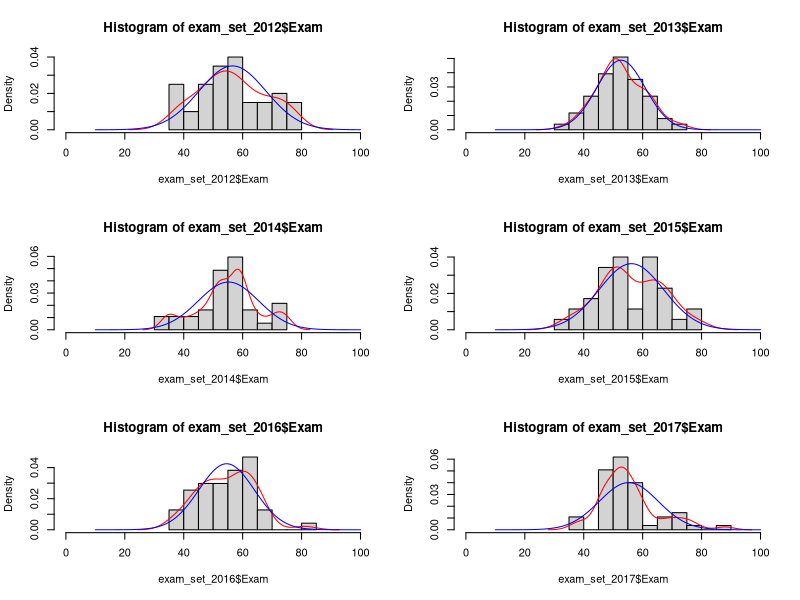
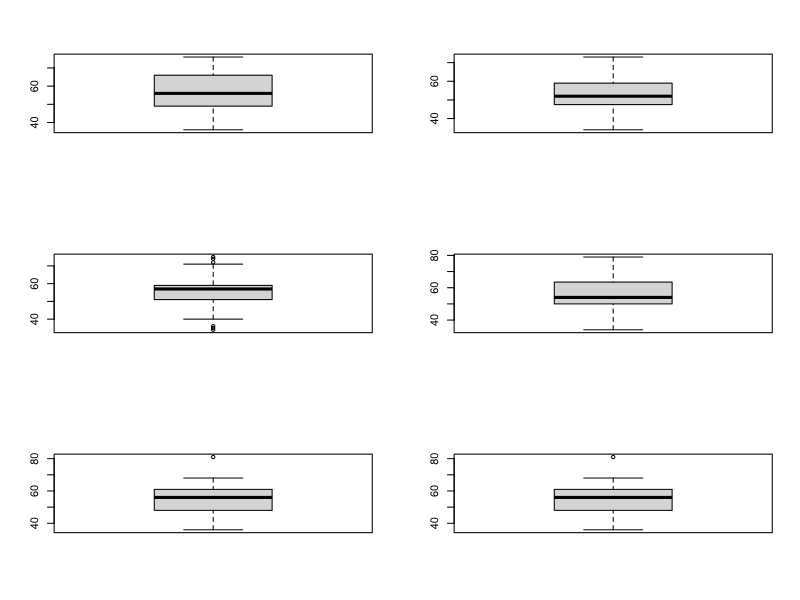
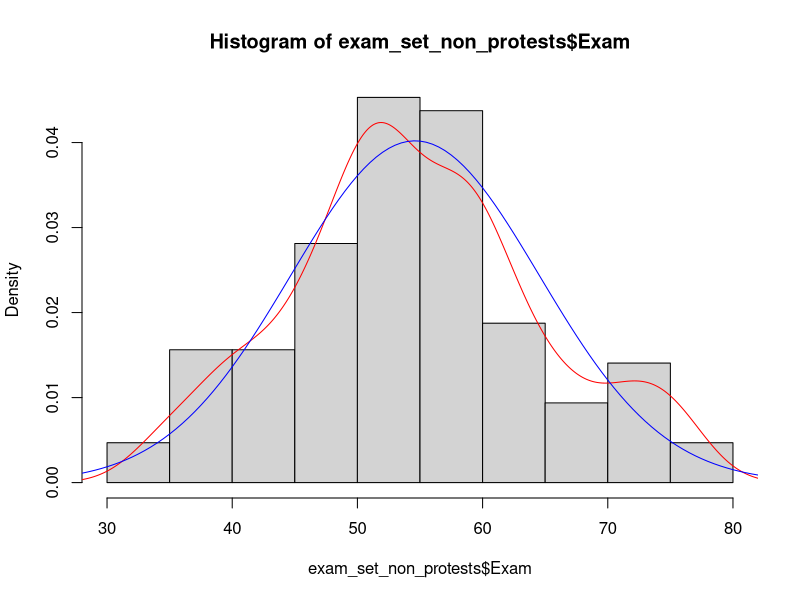
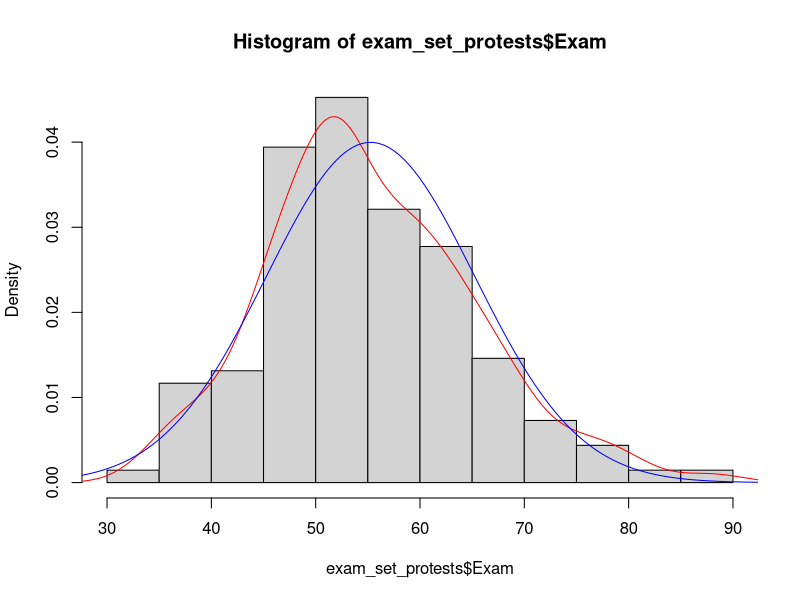

R code for these plots, in order: (Note: this script raises an error after producing the figures.)
rm(list = ls())

BUS4027W_data=read.csv("BUS4027W.xlsx", header = TRUE, sep = ";" )

#need to remove the NA observations
BUS4027W_data<-na.omit(BUS4027W_data)
attach(BUS4027W_data)

ID = BUS4027W_data[2]
exam_set = cbind(BUS4027W_data[1],BUS4027W_data[2], BUS4027W_data[4])

#creating the datasets for exam results
exam_set_2012 = exam_set[which(exam_set$RegAcadYear=="2012"),][-1]
exam_set_2013 = exam_set[which(exam_set$RegAcadYear=="2013"),][-1]
exam_set_2014 = exam_set[which(exam_set$RegAcadYear=="2014"),][-1]
exam_set_2015 = exam_set[which(exam_set$RegAcadYear=="2015"),][-1]
exam_set_2016 = exam_set[which(exam_set$RegAcadYear=="2016"),][-1]
exam_set_2017 = exam_set[which(exam_set$RegAcadYear=="2017"),][-1]

exam_set_non_protests = rbind(exam_set_2012, exam_set_2013, exam_set_2014)
exam_set_protests = rbind(exam_set_2015,exam_set_2016,exam_set_2017)

#plotting the histograms with curves fitted above it
par(mfrow=c(3,2))

hist(exam_set_2012$Exam,freq = FALSE, breaks = 10,xlim=c(0,100))
lines(density(exam_set_2012$Exam), col="red")
lines(seq(10, 100, by=.5), dnorm(seq(10, 100, by=.5),mean(exam_set_2012$Exam), sd(exam_set_2012$Exam)), col="blue")

hist(exam_set_2013$Exam,freq = FALSE, breaks = 10,xlim=c(0,100))
lines(density(exam_set_2013$Exam), col="red")
lines(seq(10, 100, by=.5), dnorm(seq(10, 100, by=.5),mean(exam_set_2013$Exam), sd(exam_set_2013$Exam)), col="blue")

hist(exam_set_2014$Exam,freq = FALSE, breaks = 10,xlim=c(0,100))
lines(density(exam_set_2014$Exam), col="red")
lines(seq(10, 100, by=.5), dnorm(seq(10, 100, by=.5),mean(exam_set_2014$Exam), sd(exam_set_2014$Exam)), col="blue")

hist(exam_set_2015$Exam,freq = FALSE, breaks = 10,xlim=c(0,100))
lines(density(exam_set_2015$Exam), col="red")
lines(seq(10, 100, by=.5), dnorm(seq(10, 100, by=.5),mean(exam_set_2015$Exam), sd(exam_set_2015$Exam)), col="blue")

hist(exam_set_2016$Exam,freq = FALSE, breaks = 10,xlim=c(0,100))
lines(density(exam_set_2016$Exam), col="red")
lines(seq(10, 100, by=.5), dnorm(seq(10, 100, by=.5),mean(exam_set_2016$Exam), sd(exam_set_2016$Exam)), col="blue")

hist(exam_set_2017$Exam,freq = FALSE, breaks = 10,xlim=c(0,100))
lines(density(exam_set_2017$Exam), col="red")
lines(seq(10, 100, by=.5), dnorm(seq(10, 100, by=.5),mean(exam_set_2017$Exam), sd(exam_set_2017$Exam)), col="blue")

boxplot(exam_set_2012$Exam)
boxplot(exam_set_2013$Exam)
boxplot(exam_set_2014$Exam)
boxplot(exam_set_2015$Exam)
boxplot(exam_set_2016$Exam)
boxplot(exam_set_2016$Exam)

par(mfrow=c(1,1))
hist(exam_set_non_protests$Exam,freq = FALSE, breaks = 10)
lines(density(exam_set_non_protests$Exam), col="red")
lines(seq(-40, 400, by=.5), dnorm(seq(-40, 400, by=.5),mean(exam_set_non_protests$Exam), sd(exam_set_non_protests$Exam)), col="blue")

hist(exam_set_protests$Exam,freq = FALSE, breaks = 10)
lines(density(exam_set_protests$Exam), col="red")
lines(seq(-40, 400, by=.5), dnorm(seq(-40, 400, by=.5),mean(exam_set_protests$Exam), sd(exam_set_protests$Exam)), col="blue")

#testing for normallity 
shapiro.test(exam_set_2012$Exam) #p is low, reject normality
ks.test((exam_set_2012$Exam - mean(exam_set_2012$Exam))/sd(exam_set_2012$Exam), 
        "pnorm") #KS says normal

shapiro.test(exam_set_2013$Exam) #p=0.24, accept normality
ks.test((exam_set_2013$Exam - mean(exam_set_2013$Exam))/sd(exam_set_2013$Exam),
        "pnorm") #p=0.6074

shapiro.test(exam_set_2014$Exam) #p=0.69, accept normality
ks.test((exam_set_2014$Exam - mean(exam_set_2014$Exam))/sd(exam_set_2014$Exam), 
        "pnorm") #p=0.9143

shapiro.test(exam_set_2015$Exam) 
ks.test((exam_set_2015$Exam - mean(exam_set_2015$Exam))/sd(exam_set_2015$Exam), 
        "pnorm")

shapiro.test(exam_set_2016$Exam)
ks.test((exam_set_2016$Exam - mean(exam_set_2016$Exam))/sd(exam_set_2016$Exam), "pnorm")

shapiro.test(exam_set_2017$Exam)
ks.test((exam_set_2017$Exam - mean(exam_set_2017$Exam))/sd(exam_set_2017$Exam), "pnorm")

shapiro.test(exam_set_non_protests$Exam)
ks.test((exam_set_non_protests$Exam - mean(exam_set_non_protests$Exam))/sd(exam_set_non_protests$Exam), "pnorm")

shapiro.test(exam_set_protests$Exam)
ks.test((exam_set_protests$Exam - mean(exam_set_protests$Exam))/sd(exam_set_protests$Exam), "pnorm")
# ks.test(exam_set_protests$Exam.Mark,exam_set_non_protests$Exam.Mark) #shows same distribution

qqPlot(exam_set_protests$Exam)

wilcox.test(exam_set_non_protests$Exam,exam_set_protests$Exam)
#f the p-value is greater than the chosen alpha level, 
#then the null hypothesis that the data came from a normally distributed population can not be rejected
#seems that all are normally dbn except 2012 (and the protest data)

#comparing exam results of different years

#finding the means and sd
mean2012 = mean(exam_set_2012$Exam)
mean2013 = mean(exam_set_2013$Exam)
mean2014 = mean(exam_set_2014$Exam)
mean2015 = mean(exam_set_2015$Exam)
mean2016 = mean(exam_set_2016$Exam)
mean2017 = mean(exam_set_2017$Exam)
mean_non_protests = mean(exam_set_non_protests$Exam)
mean_protests = mean(exam_set_protests$Exam)

sd2012 = sd(exam_set_2012$Exam)
sd2013 = sd(exam_set_2013$Exam)
sd2014 = sd(exam_set_2014$Exam)
sd2015 = sd(exam_set_2015$Exam)
sd2016 = sd(exam_set_2016$Exam)
sd2017 = sd(exam_set_2017$Exam)
sd_non_protests =  sd(exam_set_non_protests$Exam)
sd_protests =  sd(exam_set_protests$Exam)

n1=length(exam_set_protests$Exam)-1 #these are the length less one
n2=length(exam_set_non_protests$Exam)-1

#######
#need to do non-parametic since non-protest is not normally dist
var.test(exam_set_protests$Exam,exam_set_non_protests$Exam, alternative = "two.sided")

F_non_protests_to_protests = (sd_protests^2)/(sd_non_protests^2)
F_test_stat_.1 =  qf(.95, df1=n1, df2=n2)
F_test_stat_.05 =  qf(.975, df1=n1, df2=n2)
F_test_stat_.01 =  qf(.995, df1=n1, df2=n2) #we can see that same variance at the 5% level but not at the 10%

#use function t.test, if the variance is not equal, change the arg "var.equal=FALSE"
t.test(exam_set_protests$Exam,exam_set_non_protests$Exam, alternative = "two.sided",var.equal = TRUE)

pulled_var = ((n1*sd_protests^2)+(n2*sd_non_protests^2))/(n1+n2)
pulled_sd = sqrt(pulled_var)
t_stat = (mean_non_protests-mean_protests)/(pulled_sd*sqrt((1/n1) + (1/n2)))
T_test_stat_.1 = qt(0.95, df= n1+n2)
T_test_stat_.05 = qt(0.975, df= n1+n2)
T_test_stat_.01 = qt(0.995, df= n1+n2) #there is no difference between the overall marks from protest years to non-protest years F and T tests, but data is not normal
#######

exam_set2 = cbind(BUS4027W_data[1],BUS4027W_data[2], BUS4027W_data[4],BUS4027W_data[5] ,BUS4027W_data[7], BUS4027W_data[11], BUS4027W_data[12], BUS4027W_data[14])

##### creating the datasets for exam results for gender devision
exam_set2_2012 = exam_set2[which(exam_set2$RegAcadYear=="2012"),][-1][-1]
exam_set2_2013 = exam_set2[which(exam_set2$RegAcadYear=="2013"),][-1][-1]
exam_set2_2014 = exam_set2[which(exam_set2$RegAcadYear=="2014"),][-1][-1]
exam_set2_2015 = exam_set2[which(exam_set2$RegAcadYear=="2015"),][-1][-1]
exam_set2_2016 = exam_set2[which(exam_set2$RegAcadYear=="2016"),][-1][-1]
exam_set2_2017 = exam_set2[which(exam_set2$RegAcadYear=="2017"),][-1][-1]
#####

#finding the means
mean_male_2012 = mean(exam_set2_2012[which(exam_set2_2012$Gender =="M"),1])
mean_female_2012 = mean(exam_set2_2012[which(exam_set2_2012$Gender =="F"),1])
number_male_2012 = length(exam_set2_2012[which(exam_set2_2012$Gender=="M"),1])
number_female_2012 = length(exam_set2_2012[which(exam_set2_2012$Gender=="F"),1])
average_gender_2012 = cbind(mean_male_2012,mean_female_2012)

mean_male_2013 = mean(exam_set2_2013[which(exam_set2_2013$Gender =="M"),1])
mean_female_2013 = mean(exam_set2_2013[which(exam_set2_2013$Gender =="F"),1])
number_male_2013 = length(exam_set2_2013[which(exam_set2_2013$Gender=="M"),1])
number_female_2013 = length(exam_set2_2013[which(exam_set2_2013$Gender=="F"),1])
average_gender_2013 = cbind(mean_male_2013,mean_female_2013)

mean_male_2014 = mean(exam_set2_2014[which(exam_set2_2014$Gender =="M"),1])
mean_female_2014 = mean(exam_set2_2014[which(exam_set2_2014$Gender =="F"),1])
number_male_2014 = length(exam_set2_2014[which(exam_set2_2014$Gender=="M"),1])
number_female_2014 = length(exam_set2_2014[which(exam_set2_2014$Gender=="F"),1])
average_gender_2014 = cbind(mean_male_2014,mean_female_2014)

mean_male_2015 = mean(exam_set2_2015[which(exam_set2_2015$Gender =="M"),1])
mean_female_2015 = mean(exam_set2_2015[which(exam_set2_2015$Gender =="F"),1])
number_male_2015 = length(exam_set2_2015[which(exam_set2_2015$Gender=="M"),1])
number_female_2015 = length(exam_set2_2015[which(exam_set2_2015$Gender=="F"),1])
average_gender_2015 = cbind(mean_male_2015,mean_female_2015)

mean_male_2016 = mean(exam_set2_2016[which(exam_set2_2016$Gender =="M"),1])
mean_female_2016 = mean(exam_set2_2016[which(exam_set2_2016$Gender =="F"),1])
number_male_2016 = length(exam_set2_2016[which(exam_set2_2016$Gender=="M"),1])
number_female_2016 = length(exam_set2_2016[which(exam_set2_2016$Gender=="F"),1])
average_gender_2016 = cbind(mean_male_2016,mean_female_2016)

mean_male_2017 = mean(exam_set2_2017[which(exam_set2_2017$Gender =="M"),1])
mean_female_2017 = mean(exam_set2_2017[which(exam_set2_2017$Gender =="F"),1])
number_male_2017 = length(exam_set2_2017[which(exam_set2_2017$Gender=="M"),1])
number_female_2017 = length(exam_set2_2017[which(exam_set2_2017$Gender=="F"),1])
average_gender_2017 = cbind(mean_male_2017,mean_female_2017)

total_average = c(mean(exam_set2_2012$Exam),mean(exam_set2_2013$Exam),mean(exam_set2_2014$Exam),mean(exam_set2_2015$Exam),mean(exam_set2_2016$Exam),mean(exam_set2_2017$Exam))
male_average=c(mean_male_2012,mean_male_2013,mean_male_2014,mean_male_2015,mean_male_2016,mean_male_2017)
female_average=c(mean_female_2012,mean_female_2013,mean_female_2014,mean_female_2015,mean_female_2016,mean_female_2017)
total_number_male = c(number_male_2012,number_male_2013,number_male_2014,number_male_2015,number_male_2016,number_male_2017)
total_number_female = c(number_female_2012,number_female_2013,number_female_2014,number_female_2015,number_female_2016,number_female_2017)
years=c(2012,2013,2014,2015,2016,2017)

#plotting
par(mfrow=c(1,2))
barplot(cbind(mean_male_2012,mean_male_2013,mean_male_2014,mean_male_2015,mean_male_2016,mean_male_2017),width = 0.2,ylim = c(0,70),col = c("blue","red"), xlab = "Means over the years")
barplot(cbind(mean_female_2012,mean_female_2013,mean_female_2014,mean_female_2015,mean_female_2016,mean_female_2017),width = 0.2,ylim = c(0,70),col = c("red"), xlab = "Means over the years")

plot(male_average~years, type = "p",pch=2,ylim=c(45,74))
plot(total_number_male~years, type = "p",pch=2, ylim=c(0,max(total_number_male)+5))
plot(female_average~years, type = "p",pch=2,ylim=c(45,74))
plot(total_number_female~years, type = "p",pch=2, ylim=c(0,max(total_number_female)+5))

par(mfrow=c(1,1))
plot(male_average~years,type = "p",pch=2,ylim=c(45,70))
points(female_average~years,pch=15)
points(total_average~years)

#testing differences
male_marks_non_protests = c(exam_set2_2012[which(exam_set2_2012$Gender =="M"),1] ,exam_set2_2013[which(exam_set2_2013$Gender =="M"),1],exam_set2_2014[which(exam_set2_2014$Gender =="M"),1])
female_marks_non_protests = c(exam_set2_2012[which(exam_set2_2012$Gender =="F"),1] ,exam_set2_2013[which(exam_set2_2013$Gender =="F"),1],exam_set2_2014[which(exam_set2_2014$Gender =="F"),1])
male_marks_protests = c(exam_set2_2015[which(exam_set2_2015$Gender =="M"),1],exam_set2_2016[which(exam_set2_2016$Gender =="M"),1] ,exam_set2_2017[which(exam_set2_2017$Gender =="M"),1] )
female_marks_protests = c(exam_set2_2015[which(exam_set2_2015$Gender =="F"),1],exam_set2_2016[which(exam_set2_2016$Gender =="F"),1] ,exam_set2_2017[which(exam_set2_2017$Gender =="F"),1] )

par(mfrow=c(1,2))
hist(male_marks_non_protests,freq = FALSE, breaks = 10)
lines(density(male_marks_non_protests), col="red")
lines(seq(-40, 400, by=.5), dnorm(seq(-40, 400, by=.5),mean(male_marks_non_protests), sd(male_marks_non_protests)), col="blue")
shapiro.test(male_marks_non_protests)
ks.test((male_marks_non_protests - mean(male_marks_non_protests))/sd(male_marks_non_protests), "pnorm")

hist(male_marks_protests,freq = FALSE, breaks = 10)
lines(density(male_marks_protests), col="red")
lines(seq(-40, 400, by=.5), dnorm(seq(-40, 400, by=.5),mean(male_marks_protests), sd(male_marks_protests)), col="blue")
shapiro.test(male_marks_protests)
ks.test((male_marks_protests - mean(male_marks_protests))/sd(male_marks_protests), "pnorm")

hist(female_marks_non_protests,freq = FALSE, breaks = 10)
lines(density(female_marks_non_protests), col="red")
lines(seq(-40, 400, by=.5), dnorm(seq(-40, 400, by=.5),mean(female_marks_non_protests), sd(female_marks_non_protests)), col="blue")
shapiro.test(female_marks_non_protests)
ks.test((female_marks_non_protests - mean(female_marks_non_protests))/sd(female_marks_non_protests), "pnorm")

hist(female_marks_protests,freq = FALSE, breaks = 10)
lines(density(female_marks_protests), col="red")
lines(seq(-40, 400, by=.5), dnorm(seq(-40, 400, by=.5),mean(female_marks_protests), sd(female_marks_protests)), col="blue")
shapiro.test(female_marks_protests)
ks.test((female_marks_protests - mean(female_marks_protests))/sd(female_marks_protests), "pnorm")

male_mean_non_protests = mean(male_marks_non_protests)
male_mean_protests = mean(male_marks_protests)
female_mean_non_protests = mean(female_marks_non_protests)
female_mean_protests = mean(female_marks_protests)

male_sd_non_protests = sd(male_marks_non_protests)
male_sd_protests = sd(male_marks_protests)
female_sd_non_protests = sd(female_marks_non_protests)
female_sd_protests = sd(female_marks_protests)

#####
#Cannot conduct male mean test since non protest years are not normal dist
#male test

n1=length(male_marks_non_protests)-1
n2=length(male_marks_protests)-1

F_non_protests_to_protests = (male_sd_non_protests^2)/(male_sd_protests^2)
F_test_stat_.1 =  qf(.95, df1=n1, df2=n2)
F_test_stat_.05 =  qf(.975, df1=n1, df2=n2)
F_test_stat_.01 =  qf(.995, df1=n1, df2=n2) #we cannot say they have the same variance

#t_stat = (male_mean_non_protests-male_mean_protests)/(sqrt((male_sd_non_protests^2/n1) + (male_sd_protests^2/n2)))
#n = (((male_sd_non_protests^2/(n1+1))+(male_sd_protests^2/(n2+1)))^2)/((((male_sd_non_protests^2/(n1+1))^2)/(n1+2))+(((male_sd_protests^2/(n2+1))^2)/(n2+2))) - 2

pulled_var = ((n1*male_sd_non_protests^2)+(n2*male_sd_protests^2))/(n1+n2)
pulled_sd = sqrt(pulled_var)
t_stat = (male_mean_non_protests-male_mean_protests)/(pulled_sd*sqrt((1/n1) + (1/n2)))
T_test_stat_.1 = qt(0.95, df= n1+n2)
T_test_stat_.05 = qt(0.975, df= n1+n2)
T_test_stat_.01 = qt(0.995, df= n1+n2) #no difference male test
#####
#female test

n1=length(female_marks_protests)-1
n2=length(female_marks_non_protests)-1

var.test(female_marks_non_protests, female_marks_protests, alternative = "two.sided")
#variance are equal

F_non_protests_to_protests = (female_sd_protests^2)/(female_sd_non_protests^2)
F_test_stat_.1 =  qf(.95, df1=n1, df2=n2)
F_test_stat_.05 =  qf(.975, df1=n1, df2=n2)
F_test_stat_.01 =  qf(.995, df1=n1, df2=n2) #we can say same variacne

pulled_var = ((n1*female_sd_protests^2)+(n2*female_sd_non_protests^2))/(n1+n2)
pulled_sd = sqrt(pulled_var)

t.test(female_marks_non_protests, female_marks_protests, alternative = "two.sided", var.equal = TRUE)
#p=0.4148.. there is a differences in the mean


t_stat = (female_mean_protests-female_mean_non_protests)/(pulled_sd*sqrt((1/n1) + (1/n2)))
T_test_stat_.1 = qt(0.95, df= n1+n2)
T_test_stat_.05 = qt(0.975, df= n1+n2)
T_test_stat_.01 = qt(0.995, df= n1+n2) #no differnce in means

#no change in mark for gender

#colour devisions:

mean_black_2012 = mean(exam_set2_2012[which(exam_set2_2012$Population.Group =="Black"),1])
number_black_2012 = length(exam_set2_2012[which(exam_set2_2012$Population.Group =="Black"),1])
mean_chinese_2012 = mean(exam_set2_2012[which(exam_set2_2012$Population.Group =="Chinese"),1])
number_chinese_2012 = length(exam_set2_2012[which(exam_set2_2012$Population.Group =="Chinese"),1])
mean_coloured_2012 = mean(exam_set2_2012[which(exam_set2_2012$Population.Group =="Coloured"),1])
number_coloured_2012 = length(exam_set2_2012[which(exam_set2_2012$Population.Group =="Coloured"),1])
mean_indian_2012 = mean(exam_set2_2012[which(exam_set2_2012$Population.Group =="Indian"),1])
number_indian_2012 = length(exam_set2_2012[which(exam_set2_2012$Population.Group =="Indian"),1])
mean_white_2012 = mean(exam_set2_2012[which(exam_set2_2012$Population.Group =="White"),1])
number_white_2012 = length(exam_set2_2012[which(exam_set2_2012$Population.Group =="White"),1])

mean_black_2013 = mean(exam_set2_2013[which(exam_set2_2013$Population.Group =="Black"),1])
number_black_2013 = length(exam_set2_2013[which(exam_set2_2013$Population.Group =="Black"),1])
mean_chinese_2013 = mean(exam_set2_2013[which(exam_set2_2013$Population.Group =="Chinese"),1])
number_chinese_2013 = length(exam_set2_2013[which(exam_set2_2013$Population.Group =="Chinese"),1])
mean_coloured_2013 = mean(exam_set2_2013[which(exam_set2_2013$Population.Group =="Coloured"),1])
number_coloured_2013 = length(exam_set2_2013[which(exam_set2_2013$Population.Group =="Coloured"),1])
mean_indian_2013 = mean(exam_set2_2013[which(exam_set2_2013$Population.Group =="Indian"),1])
number_indian_2013 = length(exam_set2_2012[which(exam_set2_2012$Population.Group =="Indian"),1])
mean_white_2013 = mean(exam_set2_2013[which(exam_set2_2013$Population.Group =="White"),1])
number_white_2013 = length(exam_set2_2012[which(exam_set2_2012$Population.Group =="White"),1])

mean_black_2014 = mean(exam_set2_2014[which(exam_set2_2014$Population.Group =="Black"),1])
number_black_2014 = length(exam_set2_2014[which(exam_set2_2014$Population.Group =="Black"),1])
mean_chinese_2014 = mean(exam_set2_2014[which(exam_set2_2014$Population.Group =="Chinese"),1])
number_chinese_2014 = length(exam_set2_2014[which(exam_set2_2014$Population.Group =="Chinese"),1])
mean_coloured_2014 = mean(exam_set2_2014[which(exam_set2_2014$Population.Group =="Coloured"),1])
number_coloured_2014 = length(exam_set2_2014[which(exam_set2_2014$Population.Group =="Coloured"),1])
mean_indian_2014 = mean(exam_set2_2014[which(exam_set2_2014$Population.Group =="Indian"),1])
number_indian_2014 = length(exam_set2_2014[which(exam_set2_2014$Population.Group =="Indian"),1])
mean_white_2014 = mean(exam_set2_2014[which(exam_set2_2014$Population.Group =="White"),1])
number_white_2014 = length(exam_set2_2014[which(exam_set2_2014$Population.Group =="White"),1])

mean_black_2015 = mean(exam_set2_2015[which(exam_set2_2015$Population.Group =="Black"),1])
number_black_2015 = length(exam_set2_2015[which(exam_set2_2015$Population.Group =="Black"),1])
mean_chinese_2015 = mean(exam_set2_2015[which(exam_set2_2015$Population.Group =="Chinese"),1])
number_chinese_2015 = length(exam_set2_2015[which(exam_set2_2015$Population.Group =="Chinese"),1])
mean_coloured_2015 = mean(exam_set2_2015[which(exam_set2_2015$Population.Group =="Coloured"),1])
number_coloured_2015 = length(exam_set2_2015[which(exam_set2_2015$Population.Group =="Coloured"),1])
mean_indian_2015 = mean(exam_set2_2015[which(exam_set2_2015$Population.Group =="Indian"),1])
number_indian_2015 = length(exam_set2_2015[which(exam_set2_2015$Population.Group =="Indian"),1])
mean_white_2015 = mean(exam_set2_2015[which(exam_set2_2015$Population.Group =="White"),1])
number_white_2015 = length(exam_set2_2015[which(exam_set2_2015$Population.Group =="White"),1])

mean_black_2016 = mean(exam_set2_2016[which(exam_set2_2016$Population.Group =="Black"),1])
number_black_2016 = length(exam_set2_2016[which(exam_set2_2016$Population.Group =="Black"),1])
mean_chinese_2016 = mean(exam_set2_2016[which(exam_set2_2016$Population.Group =="Chinese"),1])
number_chinese_2016 = length(exam_set2_2016[which(exam_set2_2016$Population.Group =="Chinese"),1])
mean_coloured_2016 = mean(exam_set2_2016[which(exam_set2_2016$Population.Group =="Coloured"),1])
number_coloured_2016 = length(exam_set2_2016[which(exam_set2_2016$Population.Group =="Coloured"),1])
mean_indian_2016 = mean(exam_set2_2016[which(exam_set2_2016$Population.Group =="Indian"),1])
number_indian_2016 = length(exam_set2_2016[which(exam_set2_2016$Population.Group =="Indian"),1])
mean_white_2016 = mean(exam_set2_2016[which(exam_set2_2016$Population.Group =="White"),1])
number_white_2016 = length(exam_set2_2016[which(exam_set2_2016$Population.Group =="White"),1])

mean_black_2017 = mean(exam_set2_2017[which(exam_set2_2017$Population.Group =="Black"),1])
number_black_2017 = length(exam_set2_2017[which(exam_set2_2017$Population.Group =="Black"),1])
mean_chinese_2017 = mean(exam_set2_2017[which(exam_set2_2017$Population.Group =="Chinese"),1])
number_chinese_2017 = length(exam_set2_2017[which(exam_set2_2017$Population.Group =="Chinese"),1])
mean_coloured_2017 = mean(exam_set2_2017[which(exam_set2_2017$Population.Group =="Coloured"),1])
number_coloured_2017 = length(exam_set2_2017[which(exam_set2_2017$Population.Group =="Coloured"),1])
mean_indian_2017 = mean(exam_set2_2017[which(exam_set2_2017$Population.Group =="Indian"),1])
number_indian_2017 = length(exam_set2_2017[which(exam_set2_2017$Population.Group =="Indian"),1])
mean_white_2017 = mean(exam_set2_2017[which(exam_set2_2017$Population.Group =="White"),1])
number_white_2017 = length(exam_set2_2017[which(exam_set2_2017$Population.Group =="White"),1])

black_average=c(mean_black_2012,mean_black_2013,mean_black_2014,mean_black_2015,mean_black_2016,mean_black_2017)
chinese_average=c(mean_chinese_2012,mean_chinese_2013,mean_chinese_2014,mean_chinese_2015,mean_chinese_2016,mean_chinese_2017)
coloured_average=c(mean_coloured_2012,mean_coloured_2013,mean_coloured_2014,mean_coloured_2015,mean_coloured_2016,mean_coloured_2017)
indian_average = c(mean_indian_2012,mean_indian_2013,mean_indian_2014,mean_indian_2015,mean_indian_2016,mean_indian_2017)
white_average = c(mean_white_2012,mean_white_2013,mean_white_2014,mean_white_2015,mean_white_2016,mean_white_2017)

black_number = c(number_black_2012,number_black_2013,number_black_2014,number_black_2015,number_black_2016,number_black_2017)
chinese_number = c(number_chinese_2012,number_chinese_2013,number_chinese_2014,number_chinese_2015,number_chinese_2016,number_chinese_2017)
coloured_number = c(number_coloured_2012,number_coloured_2013, number_coloured_2014, number_coloured_2015,number_coloured_2016,number_coloured_2017)
indian_number = c(number_indian_2012,number_indian_2013,number_indian_2014,number_indian_2015,number_indian_2016,number_indian_2017)
white_number = c(number_white_2012,number_white_2013,number_white_2014,number_white_2015,number_white_2016,number_white_2017)

years=c(2012,2013,2014,2015,2016,2017)
par(mfrow=c(1,2))
plot(black_average~years,type = "p",pch=2,ylim=c(45,74))
plot(black_number~years,type = "p",pch=2, ylim=c(0,max(black_number)+5))
plot(chinese_average~years,type = "p",pch=2,ylim=c(45,74))
plot(chinese_number~years,type = "p",pch=2, ylim=c(0,max(chinese_number)+5))
plot(coloured_average~years,type = "p",pch=2,ylim=c(45,74))
plot(coloured_number~years,type = "p",pch=2, ylim=c(0,max(coloured_number)+5))
plot(indian_average~years,type = "p",pch=2,ylim=c(45,74))
plot(indian_number~years,type = "p",pch=2, ylim=c(0,max(indian_number)+5))
plot(white_average~years,type = "p",pch=2,ylim=c(45,74))
plot(white_number~years,type = "p",pch=2 , ylim=c(0,max(white_number)+5))

par(mfrow=c(1,1))
plot(black_average~years,type = "p",pch=1,ylim=c(45,74))
points(indian_average~years,pch=4,col="green")
points(white_average~years,pch=5,col="purple")

white_non_protests = c(exam_set2_2012[which(exam_set2_2012$Population.Group =="White"),1],exam_set2_2013[which(exam_set2_2013$Population.Group =="White"),1],exam_set2_2014[which(exam_set2_2014$Population.Group =="White"),1])
white_protests = c(exam_set2_2015[which(exam_set2_2015$Population.Group =="White"),1],exam_set2_2016[which(exam_set2_2016$Population.Group =="White"),1],exam_set2_2017[which(exam_set2_2017$Population.Group =="White"),1])
black_non_protests = c(exam_set2_2012[which(exam_set2_2012$Population.Group =="Black"),1],exam_set2_2013[which(exam_set2_2013$Population.Group =="Black"),1],exam_set2_2014[which(exam_set2_2014$Population.Group =="Black"),1])
black_protests = c(exam_set2_2015[which(exam_set2_2015$Population.Group =="Black"),1],exam_set2_2016[which(exam_set2_2016$Population.Group =="Black"),1],exam_set2_2017[which(exam_set2_2017$Population.Group =="Black"),1])
indian_non_protests = c(exam_set2_2012[which(exam_set2_2012$Population.Group =="Indian"),1],exam_set2_2013[which(exam_set2_2013$Population.Group =="Indian"),1],exam_set2_2014[which(exam_set2_2014$Population.Group =="Indian"),1])
indian_protests = c(exam_set2_2015[which(exam_set2_2015$Population.Group =="Indian"),1],exam_set2_2016[which(exam_set2_2016$Population.Group =="Indian"),1],exam_set2_2017[which(exam_set2_2017$Population.Group =="Indian"),1])

mean_white_non_protests = mean(white_non_protests)
mean_white_protest = mean(white_protests)
mean_black_non_protests = mean(black_non_protests)
mean_black_protest = mean(black_protests)
mean_indian_non_protests = mean(indian_non_protests)
mean_indian_protest = mean(indian_protests)

protests_status = c("protest","non_protest")
xx=barplot(cbind(mean_white_non_protests,mean_white_protest),ylim = c(0,70),names.arg = c("Mean white no protests","Mean white protests"))
text(x = xx, y = cbind(mean_white_non_protests,mean_white_protest),labels = round(cbind(mean_white_non_protests,mean_white_protest),4), pos = 3, cex = 0.8, col = "red")

xx=barplot(cbind(mean_black_non_protests,mean_black_protest),ylim = c(0,70),names.arg = c("Mean black no protests","Mean black protests"))
text(x = xx, y = cbind(mean_black_non_protests,mean_black_protest),labels = round(cbind(mean_black_non_protests,mean_black_protest),4), pos = 3, cex = 0.8, col = "red")

xx=barplot(cbind(mean_indian_non_protests,mean_indian_protest),ylim = c(0,70),names.arg = c("Mean indian no protests","Mean indian protests"))
text(x = xx, y = cbind(mean_indian_non_protests,mean_indian_protest),labels = round(cbind(mean_indian_non_protests,mean_indian_protest),4), pos = 3, cex = 0.8, col = "red")

hist(black_non_protests,freq = FALSE, breaks = 10)
lines(density(black_non_protests), col="red")
lines(seq(-40, 400, by=.5), dnorm(seq(-40, 400, by=.5),mean(black_non_protests), sd(black_non_protests)), col="blue")
shapiro.test(black_non_protests)
ks.test((black_non_protests - mean(black_non_protests))/sd(black_non_protests), "pnorm")

hist(black_protests,freq = FALSE, breaks = 10)
lines(density(black_protests), col="red")
lines(seq(-40, 400, by=.5), dnorm(seq(-40, 400, by=.5),mean(black_protests), sd(black_protests)), col="blue")
shapiro.test(black_protests)
ks.test((black_protests - mean(black_protests))/sd(black_protests), "pnorm")

sd_black_non_protests = sd(black_non_protests)
sd_black_protests = sd(black_protests)

n1=length(black_non_protests)-1
n2=length(black_protests)-1

var.test(black_protests, black_non_protests, alternative = "two.sided")
#equal variances

F_non_protests_to_protests = (sd_black_non_protests^2)/(sd_black_protests^2)
F_test_stat_.1 =  qf(.95, df1=n1, df2=n2)
F_test_stat_.05 =  qf(.975, df1=n1, df2=n2)
F_test_stat_.01 =  qf(.995, df1=n1, df2=n2) #we can say same variacne

pulled_var = ((n1*sd_black_non_protests ^2)+(n2*sd_black_protests^2))/(n1+n2)
pulled_sd = sqrt(pulled_var)

t.test(black_protests, black_non_protests, alternative = "two.sided", var.equal = TRUE)
#same means

t_stat = (mean_black_non_protests-mean_black_protest)/(pulled_sd*sqrt((1/n1) + (1/n2)))
T_test_stat_.1 = qt(0.95, df= n1+n2)
T_test_stat_.05 = qt(0.975, df= n1+n2)
T_test_stat_.01 = qt(0.995, df= n1+n2) #no differnce in means

#creating database for exemption createria 
exemption_set = cbind(BUS4027W_data[1],BUS4027W_data[2], BUS4027W_data[5])

exemption_set_2012 = exemption_set[which(exemption_set$RegAcadYear=="2012"),][-1]
exemption_set_2013 = exemption_set[which(exemption_set$RegAcadYear=="2013"),][-1]
exemption_set_2014 = exemption_set[which(exemption_set$RegAcadYear=="2014"),][-1]
exemption_set_2015 = exemption_set[which(exemption_set$RegAcadYear=="2015"),][-1]
exemption_set_2016 = exemption_set[which(exemption_set$RegAcadYear=="2016"),][-1]
exemption_set_2017 = exemption_set[which(exemption_set$RegAcadYear=="2017"),][-1]

number_exemption_2012 = length(which(exemption_set_2012 == "E"))
number_exemption_2013 = length(which(exemption_set_2013 == "E"))
number_exemption_2014 = length(which(exemption_set_2014 == "E"))
number_exemption_2015 = length(which(exemption_set_2015 == "E"))
number_exemption_2016 = length(which(exemption_set_2016 == "E"))
number_exemption_2017 = length(which(exemption_set_2017 == "E"))

obs_exemption_2012 = nrow(exemption_set_2012)
obs_exemption_2013 = nrow(exemption_set_2013)
obs_exemption_2014 = nrow(exemption_set_2014)
obs_exemption_2015 = nrow(exemption_set_2015)
obs_exemption_2016 = nrow(exemption_set_2016)
obs_exemption_2017 = nrow(exemption_set_2017)

prop_exemption_2012 = number_exemption_2012/obs_exemption_2012
prop_exemption_2013 = number_exemption_2013/obs_exemption_2013
prop_exemption_2014 = number_exemption_2014/obs_exemption_2014
prop_exemption_2015 = number_exemption_2015/obs_exemption_2015
prop_exemption_2016 = number_exemption_2016/obs_exemption_2016
prop_exemption_2017 = number_exemption_2017/obs_exemption_2017

#plotting exemption graphs
year = cbind(2012,2013,2014,2015,2016,2017)
total_number_exemptions = cbind(number_exemption_2012,number_exemption_2013,number_exemption_2014,number_exemption_2015,number_exemption_2016,number_exemption_2017)

total_prop_exemptions = cbind(prop_exemption_2012,prop_exemption_2013,prop_exemption_2014,prop_exemption_2015,prop_exemption_2016,prop_exemption_2017)

par(mfrow=c(1,2))
plot(year, total_number_exemptions, type = "h", ylim=c(0, 50))
plot(year, total_prop_exemptions, type = "h", ylim=c(0, .8))

par(mfrow=c(1,1))
prop_protest_years = (number_exemption_2016+number_exemption_2017+number_exemption_2015)/(obs_exemption_2016+obs_exemption_2017+obs_exemption_2015)
prop_non_portest_years = (number_exemption_2012+number_exemption_2013+number_exemption_2014)/(obs_exemption_2012+obs_exemption_2013+obs_exemption_2014)
y=c(prop_protest_years,prop_non_portest_years)
xx=barplot(as.numeric(y),ylim = c(0,0.6),names.arg = c("Protest years","No Protest years"),axisnames = TRUE )
text(x = xx, y = y,labels = round(y,4), pos = 3, cex = 0.8, col = "red")

pulled_prop = (number_exemption_2016+number_exemption_2017+number_exemption_2015+number_exemption_2012+number_exemption_2013+number_exemption_2014)/(obs_exemption_2012+obs_exemption_2013+obs_exemption_2014+obs_exemption_2016+obs_exemption_2017+obs_exemption_2015)
n1=(obs_exemption_2012+obs_exemption_2013+obs_exemption_2014)^(-1)
n2= (obs_exemption_2016+obs_exemption_2017+obs_exemption_2015)^(-1)
x = sqrt(pulled_prop*(1-pulled_prop)*(n1+n2))
test_stat = (prop_non_portest_years-prop_protest_years)/(x) #thus no strong evedience to reject h0

obs1 = number_exemption_2012+number_exemption_2013+number_exemption_2014
obs2 = number_exemption_2016+number_exemption_2017+number_exemption_2015
count1 = obs_exemption_2012+obs_exemption_2013+obs_exemption_2014
count2 = obs_exemption_2016+obs_exemption_2017+obs_exemption_2015

prop.test(c(obs1,obs2), c(count1,count2), alternative = "less")


exemption_set2 = cbind(BUS4027W_data[1],BUS4027W_data[2], BUS4027W_data[6],BUS4027W_data[9], BUS4027W_data[11], BUS4027W_data[12], BUS4027W_data[14])

#creating the datasets for exemption division stages
exemption_set2_2012 = exemption_set2[which(exemption_set2$RegAcadYear=="2012"),][-1][-1]
exemption_set2_2013 = exemption_set2[which(exemption_set2$RegAcadYear=="2013"),][-1][-1]
exemption_set2_2014 = exemption_set2[which(exemption_set2$RegAcadYear=="2014"),][-1][-1]
exemption_set2_2015 = exemption_set2[which(exemption_set2$RegAcadYear=="2015"),][-1][-1]
exemption_set2_2016 = exemption_set2[which(exemption_set2$RegAcadYear=="2016"),][-1][-1]
exemption_set2_2017 = exemption_set2[which(exemption_set2$RegAcadYear=="2017"),][-1][-1]

exemption_set2_2012 = exemption_set2_2012[which(exemption_set2_2012$Exemption=="E"),]
exemption_set2_2013 = exemption_set2_2013[which(exemption_set2_2013$Exemption=="E"),]
exemption_set2_2014 = exemption_set2_2014[which(exemption_set2_2014$Exemption=="E"),]
exemption_set2_2015 = exemption_set2_2015[which(exemption_set2_2015$Exemption=="E"),]
exemption_set2_2016 = exemption_set2_2016[which(exemption_set2_2016$Exemption=="E"),]
exemption_set2_2017 = exemption_set2_2017[which(exemption_set2_2017$Exemption=="E"),]

#finding the numbers
number_exemption_2012_male = length(exemption_set2_2012[which(exemption_set2_2012$Gender == "M"),1])
number_exemption_2012_female = length(exemption_set2_2012[which(exemption_set2_2012$Gender == "F"),1])
number_exemption_2012_black = length(exemption_set2_2012[which(exemption_set2_2012$Population.Group == "Black"),1])
number_exemption_2012_indian = length(exemption_set2_2012[which(exemption_set2_2012$Population.Group == "Indian"),1])
number_exemption_2012_white = length(exemption_set2_2012[which(exemption_set2_2012$Population.Group == "White"),1])

number_exemption_2013_male = length(exemption_set2_2013[which(exemption_set2_2013$Gender == "M"),1])
number_exemption_2013_female = length(exemption_set2_2013[which(exemption_set2_2013$Gender == "F"),1])
number_exemption_2013_black = length(exemption_set2_2013[which(exemption_set2_2013$Population.Group == "Black"),1])
number_exemption_2013_indian = length(exemption_set2_2013[which(exemption_set2_2013$Population.Group == "Indian"),1])
number_exemption_2013_white = length(exemption_set2_2013[which(exemption_set2_2013$Population.Group == "White"),1])

number_exemption_2014_male = length(exemption_set2_2014[which(exemption_set2_2014$Gender == "M"),1])
number_exemption_2014_female = length(exemption_set2_2014[which(exemption_set2_2014$Gender == "F"),1])
number_exemption_2014_black = length(exemption_set2_2014[which(exemption_set2_2014$Population.Group == "Black"),1])
number_exemption_2014_indian = length(exemption_set2_2014[which(exemption_set2_2014$Population.Group == "Indian"),1])
number_exemption_2014_white = length(exemption_set2_2014[which(exemption_set2_2014$Population.Group == "White"),1])

number_exemption_2015_male = length(exemption_set2_2015[which(exemption_set2_2015$Gender == "M"),1])
number_exemption_2015_female = length(exemption_set2_2015[which(exemption_set2_2015$Gender == "F"),1])
number_exemption_2015_black = length(exemption_set2_2015[which(exemption_set2_2015$Population.Group == "Black"),1])
number_exemption_2015_indian = length(exemption_set2_2015[which(exemption_set2_2015$Population.Group == "Indian"),1])
number_exemption_2015_white = length(exemption_set2_2015[which(exemption_set2_2015$Population.Group == "White"),1])

number_exemption_2016_male = length(exemption_set2_2016[which(exemption_set2_2016$Gender == "M"),1])
number_exemption_2016_female = length(exemption_set2_2016[which(exemption_set2_2016$Gender == "F"),1])
number_exemption_2016_black = length(exemption_set2_2016[which(exemption_set2_2016$Population.Group == "Black"),1])
number_exemption_2016_indian = length(exemption_set2_2016[which(exemption_set2_2016$Population.Group == "Indian"),1])
number_exemption_2016_white = length(exemption_set2_2016[which(exemption_set2_2016$Population.Group == "White"),1])

number_exemption_2017_male = length(exemption_set2_2017[which(exemption_set2_2017$Gender == "M"),1])
number_exemption_2017_female = length(exemption_set2_2017[which(exemption_set2_2017$Gender == "F"),1])
number_exemption_2017_black = length(exemption_set2_2017[which(exemption_set2_2017$Population.Group == "Black"),1])
number_exemption_2017_indian = length(exemption_set2_2017[which(exemption_set2_2017$Population.Group == "Indian"),1])
number_exemption_2017_white = length(exemption_set2_2017[which(exemption_set2_2017$Population.Group == "White"),1])

exemption_set2 = cbind(BUS4027W_data[1],BUS4027W_data[2], BUS4027W_data[6],BUS4027W_data[9], BUS4027W_data[11], BUS4027W_data[12], BUS4027W_data[14])

#creating the datasets for exam results for gender devision
exemption_set2_2012 = exemption_set2[which(exemption_set2$RegAcadYear=="2012"),][-1][-1]
exemption_set2_2013 = exemption_set2[which(exemption_set2$RegAcadYear=="2013"),][-1][-1]
exemption_set2_2014 = exemption_set2[which(exemption_set2$RegAcadYear=="2014"),][-1][-1]
exemption_set2_2015 = exemption_set2[which(exemption_set2$RegAcadYear=="2015"),][-1][-1]
exemption_set2_2016 = exemption_set2[which(exemption_set2$RegAcadYear=="2016"),][-1][-1]
exemption_set2_2017 = exemption_set2[which(exemption_set2$RegAcadYear=="2017"),][-1][-1]

obs_exemption_male_2012 = nrow(exemption_set2_2012[which(exemption_set2_2012$Gender=="M"),])
obs_exemption_female_2012 = nrow(exemption_set2_2012[which(exemption_set2_2012$Gender=="F"),])
obs_exemption_black_2012 = nrow(exemption_set2_2012[which(exemption_set2_2012$Population.Group=="Black"),])
obs_exemption_indian_2012 = nrow(exemption_set2_2012[which(exemption_set2_2012$Population.Group=="Indian"),])
obs_exemption_white_2012 = nrow(exemption_set2_2012[which(exemption_set2_2012$Population.Group=="White"),])

obs_exemption_male_2013 = nrow(exemption_set2_2013[which(exemption_set2_2012$Gender=="M"),])
obs_exemption_female_2013 = nrow(exemption_set2_2013[which(exemption_set2_2013$Gender=="F"),])
obs_exemption_black_2013 = nrow(exemption_set2_2013[which(exemption_set2_2013$Population.Group=="Black"),])
obs_exemption_indian_2013 = nrow(exemption_set2_2013[which(exemption_set2_2013$Population.Group=="Indian"),])
obs_exemption_white_2013 = nrow(exemption_set2_2013[which(exemption_set2_2013$Population.Group=="White"),])

obs_exemption_male_2014 = nrow(exemption_set2_2014[which(exemption_set2_2014$Gender=="M"),])
obs_exemption_female_2014 = nrow(exemption_set2_2014[which(exemption_set2_2014$Gender=="F"),])
obs_exemption_black_2014 = nrow(exemption_set2_2014[which(exemption_set2_2014$Population.Group=="Black"),])
obs_exemption_indian_2014 = nrow(exemption_set2_2014[which(exemption_set2_2014$Population.Group=="Indian"),])
obs_exemption_white_2014 = nrow(exemption_set2_2014[which(exemption_set2_2014$Population.Group=="White"),])

obs_exemption_male_2015 = nrow(exemption_set2_2015[which(exemption_set2_2015$Gender=="M"),])
obs_exemption_female_2015 = nrow(exemption_set2_2015[which(exemption_set2_2015$Gender=="F"),])
obs_exemption_black_2015 = nrow(exemption_set2_2015[which(exemption_set2_2015$Population.Group=="Black"),])
obs_exemption_indian_2015 = nrow(exemption_set2_2015[which(exemption_set2_2015$Population.Group=="Indian"),])
obs_exemption_white_2015 = nrow(exemption_set2_2015[which(exemption_set2_2015$Population.Group=="White"),])

obs_exemption_male_2016 = nrow(exemption_set2_2016[which(exemption_set2_2016$Gender=="M"),])
obs_exemption_female_2016 = nrow(exemption_set2_2016[which(exemption_set2_2016$Gender=="F"),])
obs_exemption_black_2016 = nrow(exemption_set2_2016[which(exemption_set2_2016$Population.Group=="Black"),])
obs_exemption_indian_2016 = nrow(exemption_set2_2016[which(exemption_set2_2016$Population.Group=="Indian"),])
obs_exemption_white_2016 = nrow(exemption_set2_2016[which(exemption_set2_2016$Population.Group=="White"),])

obs_exemption_male_2017 = nrow(exemption_set2_2017[which(exemption_set2_2017$Gender=="M"),])
obs_exemption_female_2017 = nrow(exemption_set2_2017[which(exemption_set2_2017$Gender=="F"),])
obs_exemption_black_2017 = nrow(exemption_set2_2017[which(exemption_set2_2017$Population.Group=="Black"),])
obs_exemption_indian_2017 = nrow(exemption_set2_2017[which(exemption_set2_2017$Population.Group=="Indian"),])
obs_exemption_white_2017 = nrow(exemption_set2_2017[which(exemption_set2_2017$Population.Group=="White"),])

prop_exemption_male_2012 = number_exemption_2012_male/obs_exemption_male_2012
prop_exemption_female_2012 = number_exemption_2012_female/obs_exemption_female_2012
prop_exemption_black_2012 = number_exemption_2012_black/obs_exemption_black_2012
prop_exemption_indian_2012 = number_exemption_2012_indian/obs_exemption_indian_2012
prop_exemption_white_2012 = number_exemption_2012_white/obs_exemption_white_2012

prop_exemption_male_2013 = number_exemption_2013_male/obs_exemption_male_2013
prop_exemption_female_2013 = number_exemption_2013_female/obs_exemption_female_2013
prop_exemption_black_2013 = number_exemption_2013_black/obs_exemption_black_2013
prop_exemption_indian_2013 = number_exemption_2013_indian/obs_exemption_indian_2013
prop_exemption_white_2013 = number_exemption_2013_white/obs_exemption_white_2013

prop_exemption_male_2014 = number_exemption_2014_male/obs_exemption_male_2014
prop_exemption_female_2014 = number_exemption_2014_female/obs_exemption_female_2014
prop_exemption_black_2014 = number_exemption_2014_black/obs_exemption_black_2014
prop_exemption_indian_2014 = number_exemption_2014_indian/obs_exemption_indian_2014
prop_exemption_white_2014 = number_exemption_2014_white/obs_exemption_white_2014

prop_exemption_male_2015 = number_exemption_2015_male/obs_exemption_male_2015
prop_exemption_female_2015 = number_exemption_2015_female/obs_exemption_female_2015
prop_exemption_black_2015 = number_exemption_2015_black/obs_exemption_black_2015
prop_exemption_indian_2015 = number_exemption_2015_indian/obs_exemption_indian_2015
prop_exemption_white_2015 = number_exemption_2015_white/obs_exemption_white_2015

prop_exemption_male_2016 = number_exemption_2016_male/obs_exemption_male_2016
prop_exemption_female_2016 = number_exemption_2016_female/obs_exemption_female_2016
prop_exemption_black_2016 = number_exemption_2016_black/obs_exemption_black_2016
prop_exemption_indian_2016 = number_exemption_2016_indian/obs_exemption_indian_2016
prop_exemption_white_2016 = number_exemption_2016_white/obs_exemption_white_2016

prop_exemption_male_2017 = number_exemption_2017_male/obs_exemption_male_2017
prop_exemption_female_2017 = number_exemption_2017_female/obs_exemption_female_2017
prop_exemption_black_2017 = number_exemption_2017_black/obs_exemption_black_2017
prop_exemption_indian_2017 = number_exemption_2017_indian/obs_exemption_indian_2017
prop_exemption_white_2017 = number_exemption_2017_white/obs_exemption_white_2017

#plotting exemption graphs
year = cbind(2012,2013,2014,2015,2016,2017)

total_number_exemptions_male = cbind(number_exemption_2012_male,number_exemption_2013_male,number_exemption_2014_male,number_exemption_2015_male,number_exemption_2016_male,number_exemption_2017_male)
total_number_exemptions_female = cbind(number_exemption_2012_female,number_exemption_2013_female,number_exemption_2014_female,number_exemption_2015_female,number_exemption_2016_female,number_exemption_2017_female)
total_number_exemptions_black = cbind(number_exemption_2012_black,number_exemption_2013_black,number_exemption_2014_black,number_exemption_2015_black,number_exemption_2016_black,number_exemption_2017_black)
total_number_exemptions_indian = cbind(number_exemption_2012_indian,number_exemption_2013_indian,number_exemption_2014_indian,number_exemption_2015_indian,number_exemption_2016_indian,number_exemption_2017_indian)
total_number_exemptions_white = cbind(number_exemption_2012_white,number_exemption_2013_white,number_exemption_2014_white,number_exemption_2015_white,number_exemption_2016_white,number_exemption_2017_white)

total_prop_exemptions_male = cbind(prop_exemption_male_2012,prop_exemption_male_2013,prop_exemption_male_2014,prop_exemption_male_2015,prop_exemption_male_2016,prop_exemption_male_2017)
total_prop_exemptions_female = cbind(prop_exemption_female_2012,prop_exemption_female_2013,prop_exemption_female_2014,prop_exemption_female_2015,prop_exemption_female_2016,prop_exemption_female_2017)
total_prop_exemptions_black = cbind(prop_exemption_black_2012,prop_exemption_black_2013,prop_exemption_black_2014,prop_exemption_black_2015,prop_exemption_black_2016,prop_exemption_black_2017)
total_prop_exemptions_indian = cbind(prop_exemption_indian_2012,prop_exemption_indian_2013,prop_exemption_indian_2014,prop_exemption_indian_2015,prop_exemption_indian_2016,prop_exemption_indian_2017)
total_prop_exemptions_white = cbind(prop_exemption_white_2012,prop_exemption_white_2013,prop_exemption_white_2014,prop_exemption_white_2015,prop_exemption_white_2016,prop_exemption_white_2017)

par(mfrow=c(1,2))
plot(year, total_number_exemptions_male, type = "h", ylim=c(0, 30))
plot(year, total_prop_exemptions_male, type = "h", ylim=c(0, .8))

plot(year, total_number_exemptions_female, type = "h", ylim=c(0, 15))
plot(year, total_prop_exemptions_female, type = "h", ylim=c(0, .6))

plot(year, total_number_exemptions_black, type = "h", ylim=c(0, 10))
plot(year, total_prop_exemptions_black, type = "h", ylim=c(0, .6))

plot(year, total_number_exemptions_indian, type = "h", ylim=c(0, 10))
plot(year, total_prop_exemptions_indian, type = "h", ylim=c(0, .8))

plot(year, total_number_exemptions_white, type = "h", ylim=c(0, 25))
plot(year, total_prop_exemptions_white, type = "h", ylim=c(0, .8))



#conclusion graphs
par(mfrow=c(1,2))
plot(male_average~years,type = "p",pch=2,ylim=c(45,70))
points(female_average~years,pch=15)
points(total_average~years)

par(mfrow=c(2,2))
plot(years, total_number_exemptions_male, type = "h", ylim=c(0, 30))
plot(years, total_prop_exemptions_male, type = "h", ylim=c(0, .8))
plot(male_average~years, type = "p",pch=2,ylim=c(45,74))
plot(total_number_male~years, type = "p",pch=2, ylim=c(0,max(total_number_male)+5))

plot(years, total_number_exemptions_female, type = "h", ylim=c(0, 15))
plot(years, total_prop_exemptions_female, type = "h", ylim=c(0, .6))
plot(female_average~years, type = "p",pch=2,ylim=c(45,74))
plot(total_number_female~years, type = "p",pch=2, ylim=c(0,max(total_number_female)+5))

plot(years, total_number_exemptions_black, type = "h", ylim=c(0, 10))
plot(years, total_prop_exemptions_black, type = "h", ylim=c(0, .6))
plot(black_average~years,type = "p",pch=2,ylim=c(45,74))
plot(black_number~years,type = "p",pch=2, ylim=c(0,max(black_number)+5))

plot(years, total_number_exemptions_indian, type = "h", ylim=c(0, 10))
plot(years, total_prop_exemptions_indian, type = "h", ylim=c(0, .8))
plot(indian_average~years,type = "p",pch=2,ylim=c(45,74))
plot(indian_number~years,type = "p",pch=2, ylim=c(0,max(indian_number)+5))

plot(years, total_number_exemptions_white, type = "h", ylim=c(0, 25))
plot(years, total_prop_exemptions_white, type = "h", ylim=c(0, .8))
plot(white_average~years,type = "p",pch=2,ylim=c(45,74))
plot(white_number~years,type = "p",pch=2 , ylim=c(0,max(white_number)+5))
